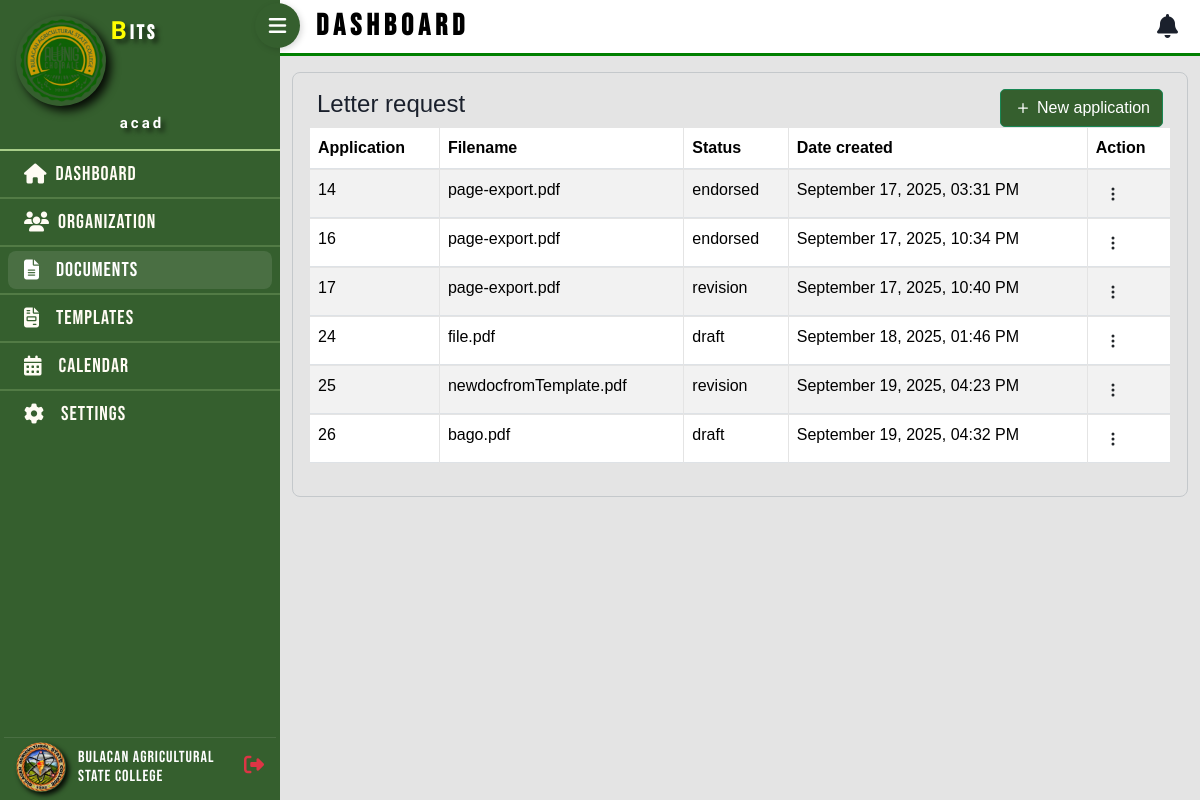
Page /pages/organization/document.php (signed in) on the earlier database version.
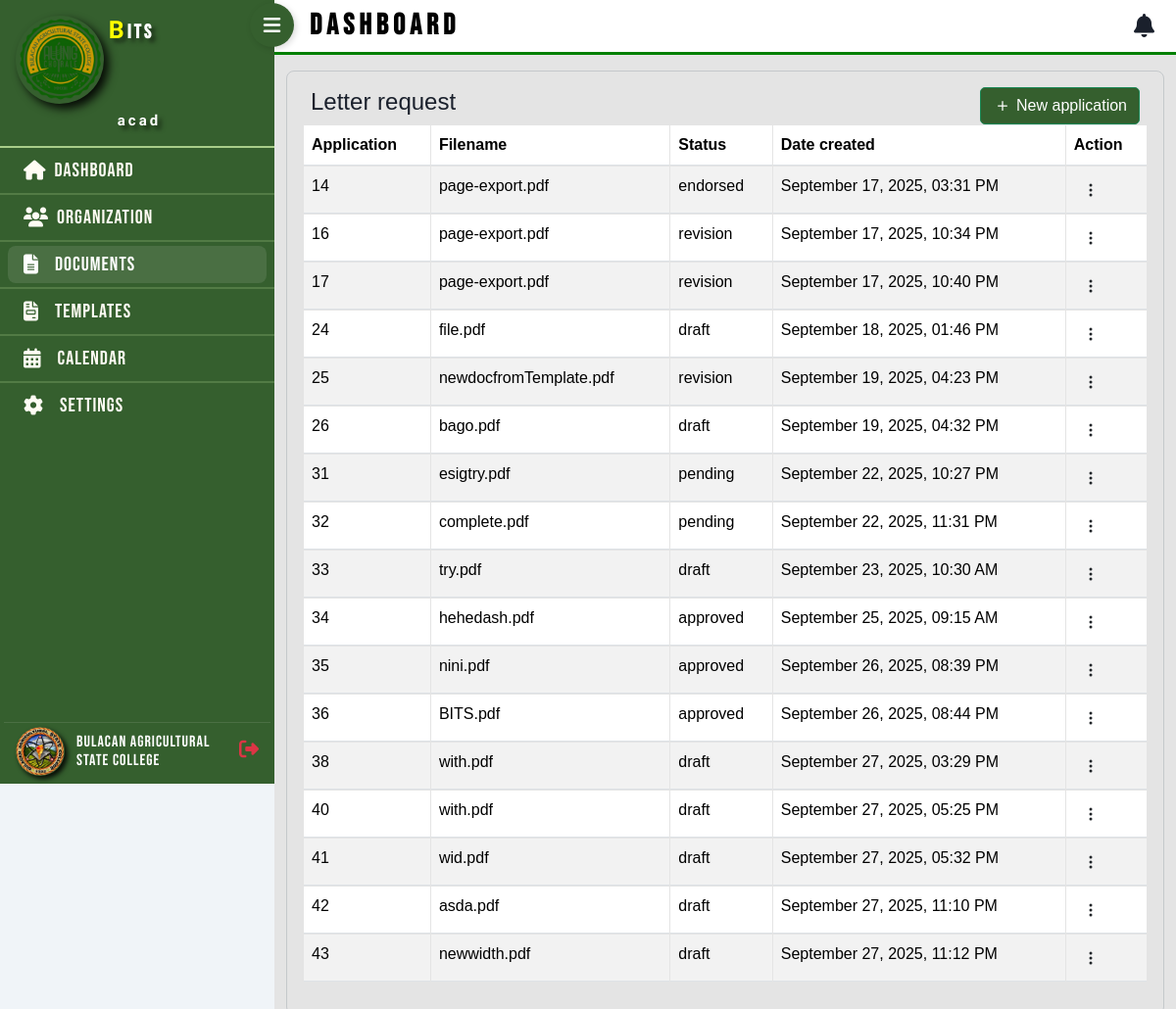
Same page on the later database version.
### tables this page shows
CREATE TABLE `organizations` (
  `organization_id` int(11) NOT NULL,
  `name` varchar(255) NOT NULL,
  `rank_id` int(11) NOT NULL DEFAULT 1,
  `type` enum('academic','non_academic') NOT NULL,
  `logo` varchar(255) DEFAULT NULL
);

CREATE TABLE `documents` (
  `document_id` int(11) NOT NULL,
  `document_type` varchar(255) NOT NULL,
  `organization_id` int(11) NOT NULL,
  `status` enum('draft','submitted','pending','rejected','revision','endorsed','approved') NOT NULL,
  `user_id` int(11) NOT NULL,
  `content_html` longtext NOT NULL,
  `pdf_filename` varchar(255) DEFAULT NULL,
  `created_at` datetime NOT NULL,
  `updated_at` datetime NOT NULL,
  `event_id` int(11) DEFAULT NULL
);

### config/dbcon.php (called while the page is built, shortened)
<?php
    function formatDateTime($rawDate) {
        try {
            $date = new DateTime($rawDate);
            return $date->format('F j, Y, h:i A');
        } catch (Exception $e) {
            return 'Invalid date';
        }
    }
?>

### pages/organization/document.php (the view, shortened to what this page needs)
<!DOCTYPE html>
<html lang="en">
<head>
	<link rel="icon"  href="../../img/logo/logo_osas.png"><link rel="stylesheet" href="../../assets/externalCSS/dash.css">
    <link rel="stylesheet" href="../../assets/alertifyjs/css/alertify.min.css"> <script src="../../assets/alertifyjs/alertify.min.js"></script> <link rel="stylesheet" href="../../assets/css/bootstrap.min.css">
	<link rel="stylesheet" href="../../assets/datatables/bootstrap.min.css" /> <link rel="stylesheet" href="../../assets/datatables/dataTables.bootstrap5.css" /> <link rel="stylesheet" href="../../assets/externalCSS/style.css">
	<link href='https://unpkg.com/boxicons@2.0.9/css/boxicons.min.css' rel='stylesheet'>
	<link href='https://cdn.jsdelivr.net/npm/fullcalendar@6.1.8/main.min.css' rel='stylesheet' />
	<link href="https://cdnjs.cloudflare.com/ajax/libs/font-awesome/6.4.2/css/all.min.css" rel="stylesheet">
</head>
<?php
  require '../../config/dbcon.php';
?>
<body>
        <?php
        include '../Components/sidebar.php';
        ?>
        <div class="container-fluid">
				<div class="container-fluid rounded-3 border border-secondary-subtle p-3 my-3">
					<div class="d-flex justify-content-between align-items-center px-2">
						<h4>Letter request</h4>
						<button id="newApplicationButton" data-bs-toggle="modal" data-bs-target="#newApplication" type="button" class="basc-green-button btn btn-success d-flex justify-content-center align-items-center">
							<svg xmlns="http://www.w3.org/2000/svg" width="20" height="20" fill="currentColor" class="bi bi-plus" viewBox="0 0 16 16">
								<path d="M8 4a.5.5 0 0 1 .5.5v3h3a.5.5 0 0 1 0 1h-3v3a.5.5 0 0 1-1 0v-3h-3a.5.5 0 0 1 0-1h3v-3A.5.5 0 0 1 8 4"/>
							</svg>&nbsp;New application
						</button>
					</div>
					<table id="myTable" class="table table-striped text-start">
						<thead>
							<tr>
								<th>Application </th>
								<th>Filename</th>
								<th>Status</th>
								<th>Date created</th>
								<th>Action</th>
							</tr>
						</thead>
						<tbody >
                        <?php
                            $sql = "SELECT * FROM documents WHERE user_id = '" . $_SESSION['user_id'] . "'";
                            $result = $conn->query($sql);
                            if ($result->num_rows > 0) {
                                while ($row = $result->fetch_assoc()) {
                                    echo "<tr>";
                                    echo "<td>" . $row["document_id"] . "</td>";
                                    echo "<td>" . $row["pdf_filename"] . "</td>";
                                    echo "<td>" . $row["status"] . "</td>";
                                    echo "<td>" . formatDateTime($row["created_at"]) . "</td>";
                                    echo '<td>
                                            <div class="btn-group dropstart">
                                                <button class="btn btn-sm" type="button" data-bs-toggle="dropdown" aria-expanded="false">
                                                    <svg xmlns="http://www.w3.org/2000/svg" width="16" height="16" fill="currentColor" class="bi bi-three-dots-vertical" viewBox="0 0 16 16">
                                                        <path d="M9.5 13a1.5 1.5 0 1 1-3 0 1.5 1.5 0 0 1 3 0m0-5a1.5 1.5 0 1 1-3 0 1.5 1.5 0 0 1 3 0m0-5a1.5 1.5 0 1 1-3 0 1.5 1.5 0 0 1 3 0"/>
                                                    </svg>
                                                </button>
                                                <ul class="dropdown-menu">';
                                                echo'
                                                </ul>
                                            </div>
                                        </td>';
                                    echo "</tr>";
                                }
                            }
                            ?>
						</tbody>
					</table>
				</div>
			</div>
		</main>
		</div>
</body>
</html>

### pages/Components/sidebar.php (shortened to what this page needs)
<div class="d-flex">
	<nav class="sidebar d-flex flex-column flex-shrink-0 position-fixed">
		<div class=" logo py-3 px-1" >
			<div class="container">
				<div class="row">
					<?php
						$logo_path = "../../img/logo/bits.png";
						$text_to_display = "
							<p class='p-text m-0' style='font-size: 20px;'>
								<span class='span-text' style='color: yellow; font-size: 25px;'>B</span>uilders of
							</p>
							<p class='p-text m-0' style='font-size: 20px;'>
								<span class='span-text' style='color: yellow; font-size: 25px;'>I</span>nformation
							</p>
							<p class='p-text m-0' style='font-size: 20px;'>
								<span class='span-text' style='color: yellow; font-size: 25px;'>T</span>echnology
							</p>
							<p class='p-text m-0' style='font-size: 20px;'>
								<span class='span-text' style='color: yellow; font-size: 25px;'>S</span>ociety
							</p>
						";
						if (isset($_SESSION['user_id'])) {
							$user_id = $_SESSION['user_id'];
							$stmt = $conn->prepare("SELECT organization_id, user_role FROM users WHERE user_id = ?");
							$stmt->bind_param("i", $user_id);
							$stmt->execute();
							$result = $stmt->get_result();
							if ($sidebar_user_data = $result->fetch_assoc()) {
								$org_id = $sidebar_user_data['organization_id'];
								if ($org_id !== null) {
									$stmt_org = $conn->prepare("SELECT logo, name FROM organizations WHERE organization_id = ?");
									$stmt_org->bind_param("i", $org_id);
									$stmt_org->execute();
									$org_data = $stmt_org->get_result()->fetch_assoc();
									if ($org_data) {
										$logo_path = "../../" . htmlspecialchars($org_data['logo']);
										$org_name = htmlspecialchars($org_data['name']);
										$phrases = explode(' ', $org_name);
										$formatted_lines = "";
										foreach ($phrases as $phrase) {
											$clean_phrase = str_replace('_', ' ', $phrase);
											$first = strtoupper(substr($clean_phrase, 0, 1));
											$rest = substr($clean_phrase, 1);
											$formatted_lines .= "
												<p class='p-text m-0' style='font-size: 20px;'>
													<span class='span-text' style='color: yellow; font-size: 25px;'>{$first}</span>{$rest}
												</p>";
										}
										$text_to_display = $formatted_lines;
									}
								}
							}
						}
						?>
						<div class="col-4 align-content-center">
							<img src="<?php echo $logo_path; ?>" alt="User Logo">
						</div>
						<div class=" role col-8 mb-1">
							<h4 class="fw-bold mb-0 ms-1 me-5 w-100 w-md-auto text-white text-shadow">
								<?php
								if (strpos($text_to_display, '<p') === 0) {
									echo $text_to_display;
								} else {
									echo '<p class="p-text m-0" style="font-size: 20px;">' . $text_to_display . '</p>';
								}
								?>
							</h4>
						</div>
						<div class="col-12 role pt-2 col-8 align-content-center text-center nameContainer">
							<h4 class="fw-bold mb-0 ms-1 text-white text-shadow">
								<p class="p-text m-0" style="font-size: 15px;">
									<span class="span-text" style="color: white;">
										<?php echo htmlspecialchars($_SESSION['first_name']); ?>
									</span>
								</p>
							</h4>
						</div>
				</div>
			</div>
		</div>
		<div class="scroll">
			<div class="nav flex-column ">
				<?php if($_SESSION['user_role'] == 'academic_organization' || $_SESSION['user_role'] == 'non_academic_organization') {
				?>
					<a href="dashboard.php" class="sidebar-link text-decoration-none px-3 py-1">
						<i class="fas fa-home me-2 "></i>
						<span class="hide-on-collapse">Dashboard</span>
					</a>
					<hr class="hr p-0 m-0 ">
					<a href="organization_dashboard.php" class="sidebar-link text-decoration-none px-3 py-1">
						<i class="fas fa-users me-2"></i>
						<span class="hide-on-collapse">Organization</span>
					</a>
					<hr class="hr p-0 m-0 ">
					<a href="document.php" class="sidebar-link active text-decoration-none px-3 py-1">
						<i class="fa-solid fa-file-lines me-3"></i>
						<span class="hide-on-collapse">Documents</span>
					</a>
					<hr class="hr p-0 m-0 ">
					<a href="templates.php" class="sidebar-link active text-decoration-none px-3 py-1">
						<i class="fa-solid fa-file-invoice me-3"></i>
						<span class="hide-on-collapse">Templates</span>
					</a>
					<hr class="hr p-0 m-0 ">
					<a href="calendar.php" class="sidebar-link text-decoration-none px-3 py-1">
						<i class="fas fa-calendar-alt me-3"></i>
						<span class="hide-on-collapse">Calendar</span>
					</a>
					<hr class="hr p-0 m-0 ">
					<a href="settings.php" class="sidebar-link  text-decoration-none px-3 py-1">
						<i class="fas fa-gear me-3"></i>
						<span class="hide-on-collapse">Settings</span>
					</a>
					<?php
					}?>
			</div>
		</div>
		<div class=" userimg py-1 px-1 " >
			<div class="container">
				<div class=" row profile-section px-1 py-1 ">
					<div class="col-3 p-0 text-center">
						<img src="../../img/logo/basc_logo.png" height="50 " alt="Profile">
					</div>
					<div class="col-7  profile-info p-0 align-content-center text-start ps-1">
						<h6 class="text-white adname mb-0 m-0 p-0">BULACAN AGRICULTURAL STATE COLLEGE</h6>
					</div>
					<div class="col-2 p-0 profile-info align-content-center text-end pe-2">
						<a style="text-decoration: none;" href="../logout.php" onclick="return confirmLogout();">
							<i class="fa-solid fa-right-from-bracket admin text-danger" style="font-size: 20px;"></i>
						</a>
					</div>
				</div>
			</div>
		</div>
   	</nav>
	<main class="main-content p-0">
		<nav class="navbar navbar-light  p-0">
			<button class="toggle-btn" onclick="toggleSidebar()">
				<i class="fas fa-bars"></i>
			</button>
			<div class=" dash container-fluid ms-4 py-1">
				<p class="m-0">DASHBOARD</p>
                   <div class="notification-dropdown">
                       <div class="notification-icon-container" id="notificationBell" data-bs-toggle="dropdown" aria-expanded="false">
                           <i class="fas fa-bell"></i>
                       </div>
                   </div>
			</div>
		</nav>

### assets/externalCSS/dash.css (style rules this page uses)
:root { --sidebar-width: 280px; --sidebar-width-collapsed: 80px; --navbar-width: 50%; --green: #355f2e; --light-green: #a8cd89; --grey: rgb(228, 228, 228); }
.main-content { background-color: var(--grey); }
.sidebar-link { display: flex; align-items: center; justify-content: flex-start; text-align: left; transition: .3s; }

### assets/externalCSS/style.css (style rules this page uses)
:root { --sidebar-width: 280px; --sidebar-width-collapsed: 80px; --navbar-width: 50%; --green: #355f2e; --light-green: #a8cd89; --beige: #fffcf4; --grey: rgb(228, 228, 228); --special: "Special Gothic Expanded One", sans-serif; --bebas:"Bebas Neue", sans-serif; --sansation: "Sansation", sans-serif; }
body { overflow-x: hidden; }
.main-content { background-color: var(--grey); }
.sidebar { width: var(--sidebar-width); height: 100vh; background-color: var(--green); transition: all 0.3s ease; }
.profile-info { transition: opacity 0.2s ease; }
.profile-info .adname { font-family: var(--bebas); letter-spacing: 1px; }
.p-text { font-family: "Bebas Neue", sans-serif; letter-spacing: 3px; }
.span-text { font-family: "Special Gothic Expanded One", sans-serif; }
.role { transition: opacity 0.2s ease; }
.userimg { margin-top: auto; }
.userimg img { box-shadow: 3px 3px 5px rgba(0, 0, 0, 0.89); border-radius: 100px; transition: .3s; width: 50px; height: 50px; }
.logo img { box-shadow: 5px 5px 10px rgba(0, 0, 0, 0.89); border-radius: 100px; width: 90px; height: 90px; transition: .3s; }
.logo { border-bottom:2px solid #a8cd89; }
.text-shadow { text-shadow: 4px 4px 4px rgba(0, 0, 0, 0.5); }
.sidebar-link { color: var(--beige); transition: all 0.2s ease; border-radius: 8px; margin: 4px 8px; font-size: 20px; letter-spacing: 1px; white-space: nowrap; overflow: hidden; font-family: "Bebas Neue", sans-serif; }
.sidebar-link.active { color: #ffffff; background: rgba(255, 255, 255, 0.1); }
.profile-section { border-top: 1px solid rgba(255, 255, 255, 0.1); position: sticky; }
.navbar { background-color: rgb(255, 255, 255); }
.navbar .dash p { color:black; font-size: 30px; letter-spacing: 5px; font-family: var(--bebas); font-weight: 900; font-style: normal; }
.navbar { border-bottom: 3px solid green; }
.hr { border:1px solid var(--light-green); }
.main-content { margin-left: var(--sidebar-width); min-height: 100vh; padding: 20px; transition: all 0.3s ease; width: 100%; }
.toggle-btn { position: absolute; left: -25px; top: 3px; color:rgb(255, 255, 255); border-radius: 50%; width: 45px; height: 45px; border: none; box-shadow: 2px 2px 6px rgba(0, 0, 0, 0.15); z-index: 100; cursor: pointer; transition: transform 0.3s ease; font-size: 20px; background-color: var(--green); }
.scroll { width: var(--sidebar-width); height: 100vh; overflow-y: scroll; }
.scroll { -ms-overflow-style: none; scrollbar-width: none; }
.basc-green-button { background-color: #355f2e; color: white; border-radius: 5px; }
table { margin: 0; border-collapse: separate; border-spacing: 1px; }
.notification-dropdown { position: relative; display: inline-block; }
.notification-icon-container { cursor: pointer; font-size: 1.5rem; position: relative; padding: 0 10px; }

### pages/organization/document.php (style rules this page uses)
body { font-family: 'Poppins', sans-serif; background: #f0f4f8; color: #1a202c; }

Differences in the rows shown:
changed documents "September 17, 2025, 10:34 PM": status "endorsed" → "revision"
added documents: document_id "31", pdf_filename "esigtry.pdf", status "pending", created_at "September 22, 2025, 10:27 PM"
added documents: document_id "32", pdf_filename "complete.pdf", status "pending", created_at "September 22, 2025, 11:31 PM"
added documents: document_id "33", pdf_filename "try.pdf", status "draft", created_at "September 23, 2025, 10:30 AM"
added documents: document_id "34", pdf_filename "hehedash.pdf", status "approved", created_at "September 25, 2025, 09:15 AM"
added documents: document_id "35", pdf_filename "nini.pdf", status "approved", created_at "September 26, 2025, 08:39 PM"
added documents: document_id "36", pdf_filename "BITS.pdf", status "approved", created_at "September 26, 2025, 08:44 PM"
added documents: document_id "38", pdf_filename "with.pdf", status "draft", created_at "September 27, 2025, 03:29 PM"
added documents: document_id "40", pdf_filename "with.pdf", status "draft", created_at "September 27, 2025, 05:25 PM"
added documents: document_id "41", pdf_filename "wid.pdf", status "draft", created_at "September 27, 2025, 05:32 PM"
added documents: document_id "42", pdf_filename "asda.pdf", status "draft", created_at "September 27, 2025, 11:10 PM"
added documents: document_id "43", pdf_filename "newwidth.pdf", status "draft", created_at "September 27, 2025, 11:12 PM"
